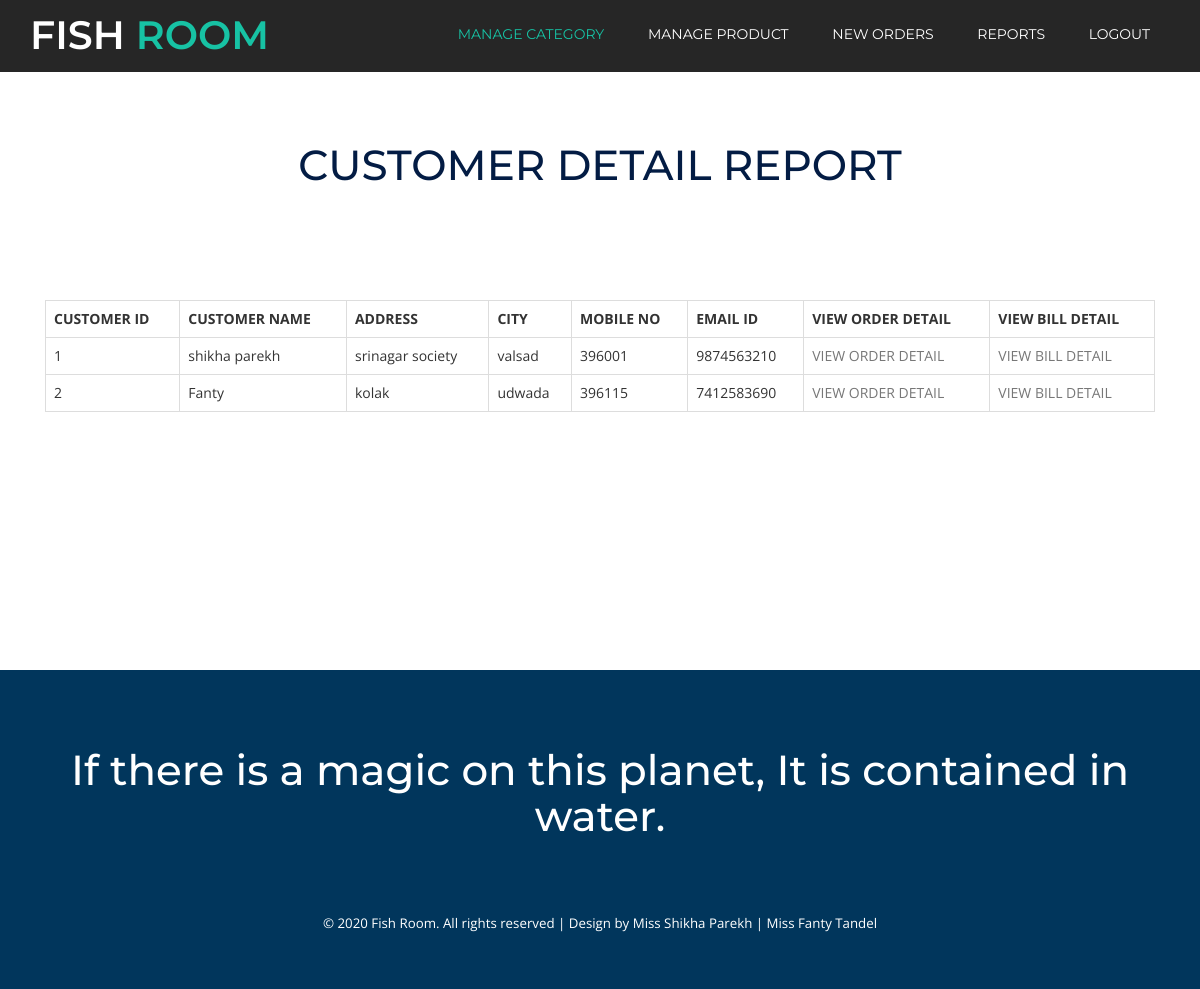
Page /admin_view_customer_detail_report.php on the committed database.
### tables this page shows
CREATE TABLE IF NOT EXISTS `cust_regis` (
  `cust_id` int(10) NOT NULL,
  `cust_name` varchar(50) NOT NULL,
  `address` varchar(200) NOT NULL,
  `city` varchar(50) NOT NULL,
  `pincode` int(10) NOT NULL,
  `mobile_no` varchar(10) NOT NULL,
  `email_id` varchar(50) NOT NULL,
  `pwd` varchar(10) NOT NULL,
  PRIMARY KEY (`cust_id`)
);

### admin_view_customer_detail_report.php (the view, shortened to what this page needs)
<?php
include("admin_header.php");
?>
<div class="content">
			<div class="contact-w3l">
				<div class="container">
					<h2 class="tittle">CUSTOMER DETAIL REPORT</h2>
					<div class="contact-map">
					<div class="contact_top">
						<div class="col-md-12 contact_left">
							<div class="company_ad">
							<?php
							$qur=mysql_query("select * from cust_regis");
							if(mysql_num_rows($qur)>0)
							{
								echo "<table class='table table-bordered'>
										<tr>
											<th>CUSTOMER ID</th>
											<th>CUSTOMER NAME</th>
											<th>ADDRESS</th>
											<th>CITY</th>
											<th>MOBILE NO</th>
											<th>EMAIL ID</th>
											<th>VIEW ORDER DETAIL</th>
											<th>VIEW BILL DETAIL</th>
										</tr>";
									while($q=mysql_fetch_array($qur))
									{
										echo "<tr>";
										echo "<td>$q[0]</td>";
										echo "<td>$q[1]</td>";
										echo "<td>$q[2]</td>";
										echo "<td>$q[3]</td>";
										echo "<td>$q[4]</td>";
										echo "<td>$q[5]</td>";
										echo "<td><a href='admin_view_custwise_order_detail_report.php?cid=$q[0]'>VIEW ORDER DETAIL</a></td>";
										echo "<td><a href='admin_view_custwise_bill_detail_report.php?cid=$q[0]'>VIEW BILL DETAIL</a></td>";
										echo "</tr>";
									}
								echo "</table>";
							}
							else{
								echo "<h2>No Order Found</h2>";
							}
							?>
							</div>
						</div>
						<div class="clearfix"> </div>
					</div>
				</div>
			</div>
		</div>
</div>
</div>
<?php
include("footer.php");
?>

### css/style.css (style rules this page uses)
body { font-family: 'Open Sans', sans-serif; }
body a { transition: 0.5s all; -webkit-transition: 0.5s all; -o-transition: 0.5s all; -moz-transition: 0.5s all; -ms-transition: 0.5s all; }
h1,h2,h3,h4,h5,h6 { margin:0; padding:0; font-family: 'Montserrat', sans-serif; }
h2.tittle { font-size: 3em; color: #031C44; text-align:center; }
.page-w3, .contact-w3l { padding:5em 0; }
.table > thead > tr > th, .table > tbody > tr > th, .table > tfoot > tr > th, .table > thead > tr > td, .table > tbody > tr > td, .table > tfoot > tr > td { padding: 8px; line-height: 1.42857143; vertical-align: top; border-top: none; }
.contact_top { padding:4em 0 0em 0; }
.contact-map { margin-top: 4em; }
.company_ad a { color: #777; }

### rows in the picture
cust_regis: cust_id "1", cust_name "shikha parekh", address "srinagar society", city "valsad", pincode "396001", mobile_no "9874563210"
cust_regis: cust_id "2", cust_name "Fanty", address "kolak", city "udwada", pincode "396115", mobile_no "7412583690"
